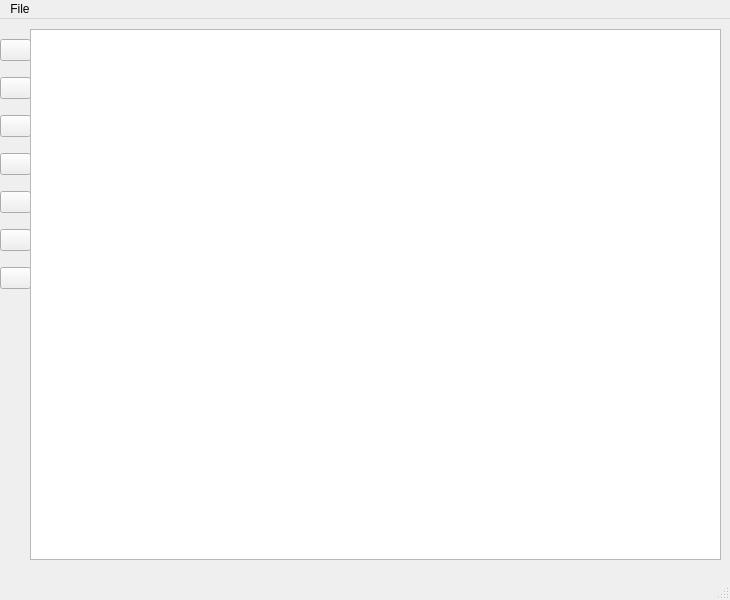
<?xml version="1.0" encoding="UTF-8"?>
<ui version="4.0">
 <class>Paint</class>
 <widget class="QMainWindow" name="Paint">
  <property name="geometry">
   <rect>
    <x>0</x>
    <y>0</y>
    <width>730</width>
    <height>600</height>
   </rect>
  </property>
  <property name="windowTitle">
   <string>Paint</string>
  </property>
  <property name="windowIcon">
   <iconset>
    <normaloff>ico/icow.png</normaloff>ico/icow.png</iconset>
  </property>
  <widget class="QWidget" name="centralwidget">
   <widget class="QGraphicsView" name="graphicsView">
    <property name="geometry">
     <rect>
      <x>30</x>
      <y>10</y>
      <width>691</width>
      <height>531</height>
     </rect>
    </property>
    <property name="sizePolicy">
     <sizepolicy hsizetype="Expanding" vsizetype="Expanding">
      <horstretch>0</horstretch>
      <verstretch>0</verstretch>
     </sizepolicy>
    </property>
    <property name="autoFillBackground">
     <bool>false</bool>
    </property>
   </widget>
   <widget class="QWidget" name="layoutWidget">
    <property name="geometry">
     <rect>
      <x>0</x>
      <y>10</y>
      <width>31</width>
      <height>276</height>
     </rect>
    </property>
    <layout class="QVBoxLayout" name="verticalLayout">
     <item>
      <widget class="QPushButton" name="pb_square">
       <property name="text">
        <string/>
       </property>
       <property name="icon">
        <iconset>
         <normaloff>ico/isquare.png</normaloff>ico/isquare.png</iconset>
       </property>
      </widget>
     </item>
     <item>
      <widget class="QPushButton" name="pb_circle">
       <property name="text">
        <string/>
       </property>
       <property name="icon">
        <iconset>
         <normaloff>ico/iring.png</normaloff>ico/iring.png</iconset>
       </property>
      </widget>
     </item>
     <item>
      <widget class="QPushButton" name="pb_rhomb">
       <property name="text">
        <string/>
       </property>
       <property name="icon">
        <iconset>
         <normaloff>ico/irhomb.png</normaloff>ico/irhomb.png</iconset>
       </property>
      </widget>
     </item>
     <item>
      <widget class="QPushButton" name="pb_oval">
       <property name="text">
        <string/>
       </property>
       <property name="icon">
        <iconset>
         <normaloff>ico/ioval.png</normaloff>ico/ioval.png</iconset>
       </property>
      </widget>
     </item>
     <item>
      <widget class="QPushButton" name="pb_rectangle">
       <property name="text">
        <string/>
       </property>
       <property name="icon">
        <iconset>
         <normaloff>ico/irectangle.png</normaloff>ico/irectangle.png</iconset>
       </property>
      </widget>
     </item>
     <item>
      <widget class="QPushButton" name="pb_triangle">
       <property name="text">
        <string/>
       </property>
       <property name="icon">
        <iconset>
         <normaloff>ico/itriangle.png</normaloff>ico/itriangle.png</iconset>
       </property>
      </widget>
     </item>
     <item>
      <widget class="QPushButton" name="pb_brush">
       <property name="text">
        <string/>
       </property>
       <property name="icon">
        <iconset>
         <normaloff>ico/ibrush.png</normaloff>ico/ibrush.png</iconset>
       </property>
      </widget>
     </item>
    </layout>
   </widget>
   <zorder>layoutWidget</zorder>
   <zorder>graphicsView</zorder>
  </widget>
  <widget class="QStatusBar" name="statusbar"/>
  <widget class="QMenuBar" name="menubar">
   <property name="geometry">
    <rect>
     <x>0</x>
     <y>0</y>
     <width>730</width>
     <height>23</height>
    </rect>
   </property>
   <widget class="QMenu" name="menu">
    <property name="title">
     <string>File</string>
    </property>
    <addaction name="action_openf"/>
    <addaction name="action_savef"/>
    <addaction name="action_clear_scene"/>
   </widget>
   <addaction name="menu"/>
  </widget>
  <action name="action_openf">
   <property name="text">
    <string>Open</string>
   </property>
  </action>
  <action name="action_savef">
   <property name="text">
    <string>Save</string>
   </property>
  </action>
  <action name="action_clear_scene">
   <property name="text">
    <string>Clear scene</string>
   </property>
  </action>
 </widget>
 <resources/>
 <connections/>
</ui>
